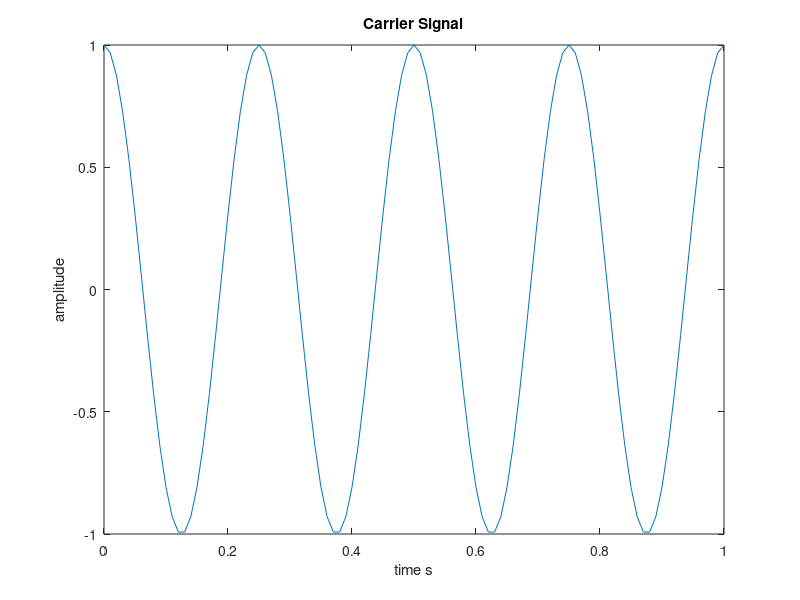
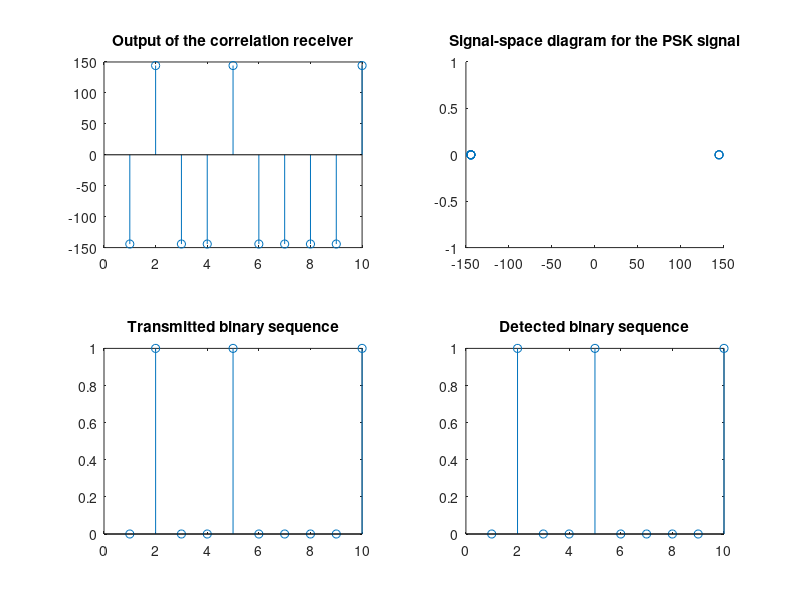

Source code (MATLAB) for these figures, in order:
clc; clear all;     close all;
%%
number_bits = 10; 
%BINSEQ = abs(round(rand(1,number_bits)*2-1));
BINSEQ = [0  1  0  0  1  0  0  0  0  1];

t = 0:1/100:1;
Eb = 2;
Tb = 1;
nc = 4;
fc = nc/Tb;
TX=[];

% Carrier Signal
Ac = 1.0;
wc = 2*pi * fc;
xc = cos(wc*t);
figure(1)
plot(t, Ac*xc);
title('Carrier Signal')
xlabel(' time s ');
ylabel( ' amplitude ' );

% PSK Modulation
for m=1:1:number_bits
    if(BINSEQ(m)==1)
        TX = [TX sqrt(2*Eb/Tb)*cos(2*pi*fc*t)];
    else
        TX = [TX -1*sqrt(2*Eb/Tb)*cos(2*pi*fc*t)];
    end
end

% For a noiseless communication the received signal is the same as the
% transmitted signal
RX = TX;


figure(2)
plot(1:length(TX),TX)
title('PSK signal')


% Coherent Detection
LO = sqrt(2/Tb)*cos(2*pi*fc*t);
BINSEQDET=[];
CS=[];
for n=1:1:number_bits
    temp = RX([(n-1)*101+1:1:(n-1)*101+101]);
    S = sum(temp.*LO);
    CS = [CS S];
    if(S>0)
        BINSEQDET = [BINSEQDET 1];
    else
        BINSEQDET = [BINSEQDET 0];
    end
end

figure(2)
subplot(2,2,1)
stem(CS)
title('Output of the correlation receiver')
subplot(2,2,2)
scatter(CS,zeros(1,number_bits))
title('Signal-space diagram for the PSK signal');
subplot(2,2,3)
stem(BINSEQ)
title('Transmitted binary sequence')
subplot(2,2,4)
stem(BINSEQDET)
title('Detected binary sequence')

Bit_error = sum(abs(BINSEQDET - BINSEQ))





